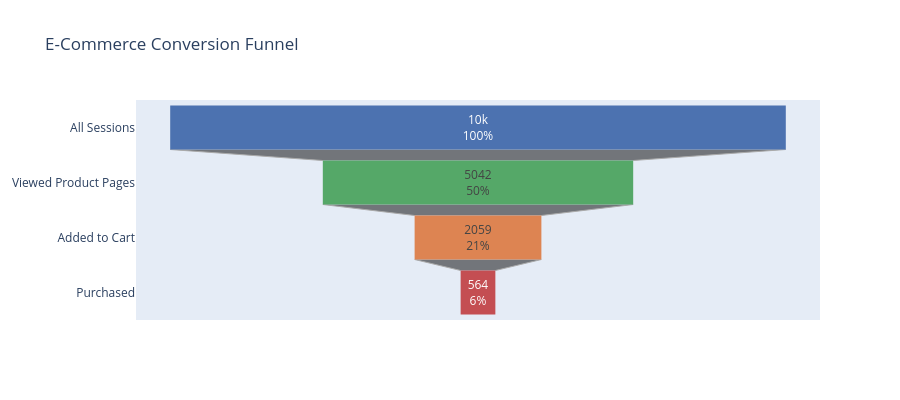

Source (notebook cell):
### Markdown cell above
---
## 3. Funnel & Conversion Analysis

### 3.1 Overall Conversion Funnel

### Code cell
total = len(df)
viewed_product = (df['product_pages_viewed'] > 0).sum()
added_cart = (df['cart_additions'] > 0).sum()
purchased = (df['is_converted'] == 1).sum()

funnel_stages = ['All Sessions', 'Viewed Product Pages', 'Added to Cart', 'Purchased']
funnel_values = [total, viewed_product, added_cart, purchased]
funnel_pct = [v / total * 100 for v in funnel_values]
dropoff = [0] + [round((1 - funnel_values[i]/funnel_values[i-1]) * 100, 1) for i in range(1, len(funnel_values))]

funnel_df = pd.DataFrame({
    'Stage': funnel_stages,
    'Count': funnel_values,
    '% of Total': [f"{p:.1f}%" for p in funnel_pct],
    'Drop-off from Previous': [f"{d:.1f}%" if d > 0 else '-' for d in dropoff]
})
print(funnel_df.to_string(index=False))

fig = go.Figure(go.Funnel(
    y=funnel_stages,
    x=funnel_values,
    textinfo="value+percent initial",
    marker=dict(color=['#4C72B0', '#55A868', '#DD8452', '#C44E52']),
    connector=dict(line=dict(color='#aaa', width=1))
))
fig.update_layout(title='E-Commerce Conversion Funnel', height=400)
fig.show()

### Figure 1 — Plotly figure (JSON) as saved in the notebook; plotly's stock layout.template omitted (floating-point values rounded to 4 significant figures)
{"data": [{"connector": {"line": {"color": "#aaa", "width": 1}}, "marker": {"color": ["#4C72B0", "#55A868", "#DD8452", "#C44E52"]}, "textinfo": "value+percent initial", "type": "funnel", "x": [10000, 5042, 2059, 564], "y": ["All Sessions", "Viewed Product Pages", "Added to Cart", "Purchased"]}], "layout": {"height": 400, "title": {"text": "E-Commerce Conversion Funnel"}}}
